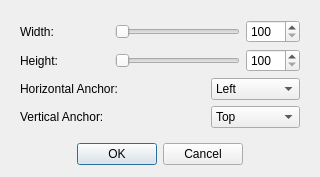
<?xml version="1.0" encoding="UTF-8"?>
<ui version="4.0">
 <class>resizeTrackDialog</class>
 <widget class="QDialog" name="resizeTrackDialog">
  <property name="geometry">
   <rect>
    <x>0</x>
    <y>0</y>
    <width>320</width>
    <height>177</height>
   </rect>
  </property>
  <property name="windowTitle">
   <string>Resize Track</string>
  </property>
  <property name="modal">
   <bool>true</bool>
  </property>
  <layout class="QVBoxLayout" name="verticalLayout">
   <item>
    <widget class="QWidget" name="" native="true">
     <property name="sizePolicy">
      <sizepolicy hsizetype="Preferred" vsizetype="Maximum">
       <horstretch>0</horstretch>
       <verstretch>0</verstretch>
      </sizepolicy>
     </property>
     <layout class="QGridLayout" name="gridLayout">
      <item row="2" column="0" colspan="2">
       <widget class="QLabel" name="label">
        <property name="text">
         <string>Horizontal Anchor:</string>
        </property>
       </widget>
      </item>
      <item row="1" column="0">
       <widget class="QLabel" name="label_4">
        <property name="text">
         <string>Height:</string>
        </property>
       </widget>
      </item>
      <item row="3" column="0" colspan="2">
       <widget class="QLabel" name="label_2">
        <property name="text">
         <string>Vertical Anchor:</string>
        </property>
       </widget>
      </item>
      <item row="0" column="0">
       <widget class="QLabel" name="label_3">
        <property name="text">
         <string>Width:</string>
        </property>
       </widget>
      </item>
      <item row="2" column="2">
       <widget class="QComboBox" name="horizontalAnchorComboBox">
        <property name="currentIndex">
         <number>0</number>
        </property>
        <item>
         <property name="text">
          <string>Left</string>
         </property>
        </item>
        <item>
         <property name="text">
          <string>Center</string>
         </property>
        </item>
        <item>
         <property name="text">
          <string>Right</string>
         </property>
        </item>
       </widget>
      </item>
      <item row="3" column="2">
       <widget class="QComboBox" name="verticalAnchorComboBox">
        <property name="currentIndex">
         <number>0</number>
        </property>
        <item>
         <property name="text">
          <string>Top</string>
         </property>
        </item>
        <item>
         <property name="text">
          <string>Center</string>
         </property>
        </item>
        <item>
         <property name="text">
          <string>Bottom</string>
         </property>
        </item>
       </widget>
      </item>
      <item row="1" column="1" colspan="2">
       <layout class="QHBoxLayout" name="horizontalLayout_2">
        <item>
         <widget class="QSlider" name="heightSlider">
          <property name="minimum">
           <number>100</number>
          </property>
          <property name="maximum">
           <number>4000</number>
          </property>
          <property name="orientation">
           <enum>Qt::Horizontal</enum>
          </property>
         </widget>
        </item>
        <item>
         <widget class="QSpinBox" name="heightSpinBox">
          <property name="minimum">
           <number>100</number>
          </property>
          <property name="maximum">
           <number>4000</number>
          </property>
         </widget>
        </item>
       </layout>
      </item>
      <item row="0" column="1" colspan="2">
       <layout class="QHBoxLayout" name="horizontalLayout">
        <item>
         <widget class="QSlider" name="widthSlider">
          <property name="minimum">
           <number>100</number>
          </property>
          <property name="maximum">
           <number>4000</number>
          </property>
          <property name="orientation">
           <enum>Qt::Horizontal</enum>
          </property>
         </widget>
        </item>
        <item>
         <widget class="QSpinBox" name="widthSpinBox">
          <property name="minimum">
           <number>100</number>
          </property>
          <property name="maximum">
           <number>4000</number>
          </property>
         </widget>
        </item>
       </layout>
      </item>
     </layout>
    </widget>
   </item>
   <item>
    <widget class="QDialogButtonBox" name="buttonBox">
     <property name="orientation">
      <enum>Qt::Horizontal</enum>
     </property>
     <property name="standardButtons">
      <set>QDialogButtonBox::Cancel|QDialogButtonBox::Ok</set>
     </property>
     <property name="centerButtons">
      <bool>true</bool>
     </property>
    </widget>
   </item>
  </layout>
 </widget>
 <resources/>
 <connections>
  <connection>
   <sender>buttonBox</sender>
   <signal>accepted()</signal>
   <receiver>resizeTrackDialog</receiver>
   <slot>accept()</slot>
   <hints>
    <hint type="sourcelabel">
     <x>248</x>
     <y>254</y>
    </hint>
    <hint type="destinationlabel">
     <x>157</x>
     <y>274</y>
    </hint>
   </hints>
  </connection>
  <connection>
   <sender>buttonBox</sender>
   <signal>rejected()</signal>
   <receiver>resizeTrackDialog</receiver>
   <slot>reject()</slot>
   <hints>
    <hint type="sourcelabel">
     <x>316</x>
     <y>260</y>
    </hint>
    <hint type="destinationlabel">
     <x>286</x>
     <y>274</y>
    </hint>
   </hints>
  </connection>
 </connections>
</ui>
